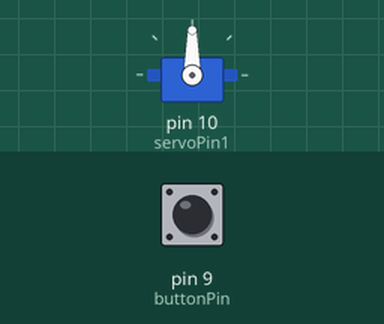
Simulated run of this sketch. Board: Arduino Uno, built with avr-gcc and run on an emulated ATmega328P. Parts: servo. The test bench sets the inputs (shaded band); at power-on: pin 9 (buttonPin) HIGH.

Above: at 1.2 s.
1.3 s: pin 9 (buttonPin) pulled LOW for 1 s
At 3.5 s:
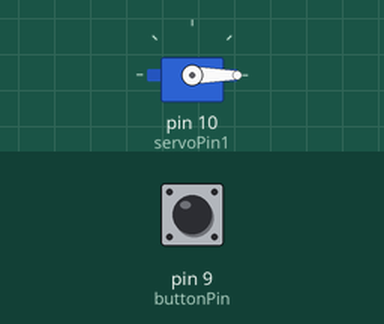
3.8 s: pin 9 (buttonPin) pulled LOW for 0.15 s
At 4.9 s:
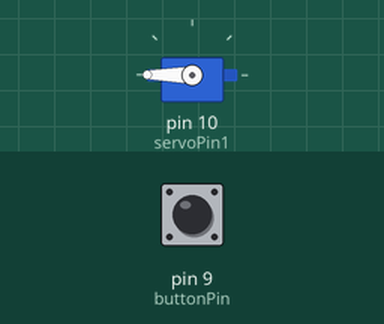
5.4 s: pin 9 (buttonPin) pulled LOW for 3.2 s
At 5.56 s:
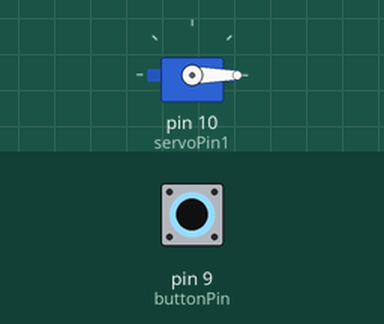
Timing chart, 0 to 10.1 s (numbered marks = the images above; inputs shaded):
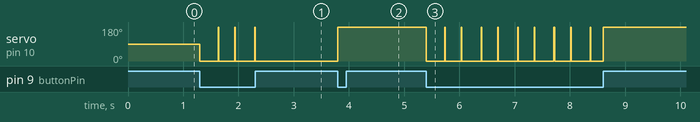

The sketch:

buttonservo.ino
```cpp
/*

  Some code from "button" by Tom Igoe

  http://www.arduino.cc/en/Tutorial/Button
*/

// constants won't change. They're used here to set pin numbers:
const int buttonPin = 9;     // the number of the pushbutton pin

// variables will change:

#include <Servo.h>
int servoPin1 = 10;           //Pin that the servo is attached to.
int moveRate = 10;        //the time between updates in milliseconds
int minAngle = 0;     //sets the low point of the movement range
int maxAngle = 180;   //sets the high point of the movement range
int moveIncrement = 180;    // how much to move the motor each cycle
int servoAngle1;
int buttonState = 0;         // variable for reading the pushbutton status

Servo servo1;

void setup() {
  // initialize the pushbutton pin as an input:
  pinMode(buttonPin, INPUT);
  servo1.attach(servoPin1);  //attach the servo to the corresponding control pin
  servoAngle1 = minAngle;

}

void loop() {
  // read the state of the pushbutton value:
  buttonState = digitalRead(buttonPin);

  // check if the pushbutton is pressed. If it is, the buttonState is HIGH:
  if (buttonState == LOW) {                                          //it subtracts the value of the moment in time the last blink happened, and sees if that number is larger than your set blinking value
    servo1.write(servoAngle1);

    servoAngle1 += moveIncrement;

    if (servoAngle1 <= minAngle || servoAngle1 >= maxAngle)
    {
      moveIncrement = -moveIncrement;
    }
  }
}
```

Measured:
- after the input at 1.3 s, servo on pin 10 (servoPin1): 90° → 0° at once
- after the input at 3.8 s, servo on pin 10 (servoPin1): 0° → 180° at once
- after the input at 5.4 s, servo on pin 10 (servoPin1): goes 9 × (0° 0.33 s, 180° 0.01 s), 0° 0.22 s, then 180°, starting at once
